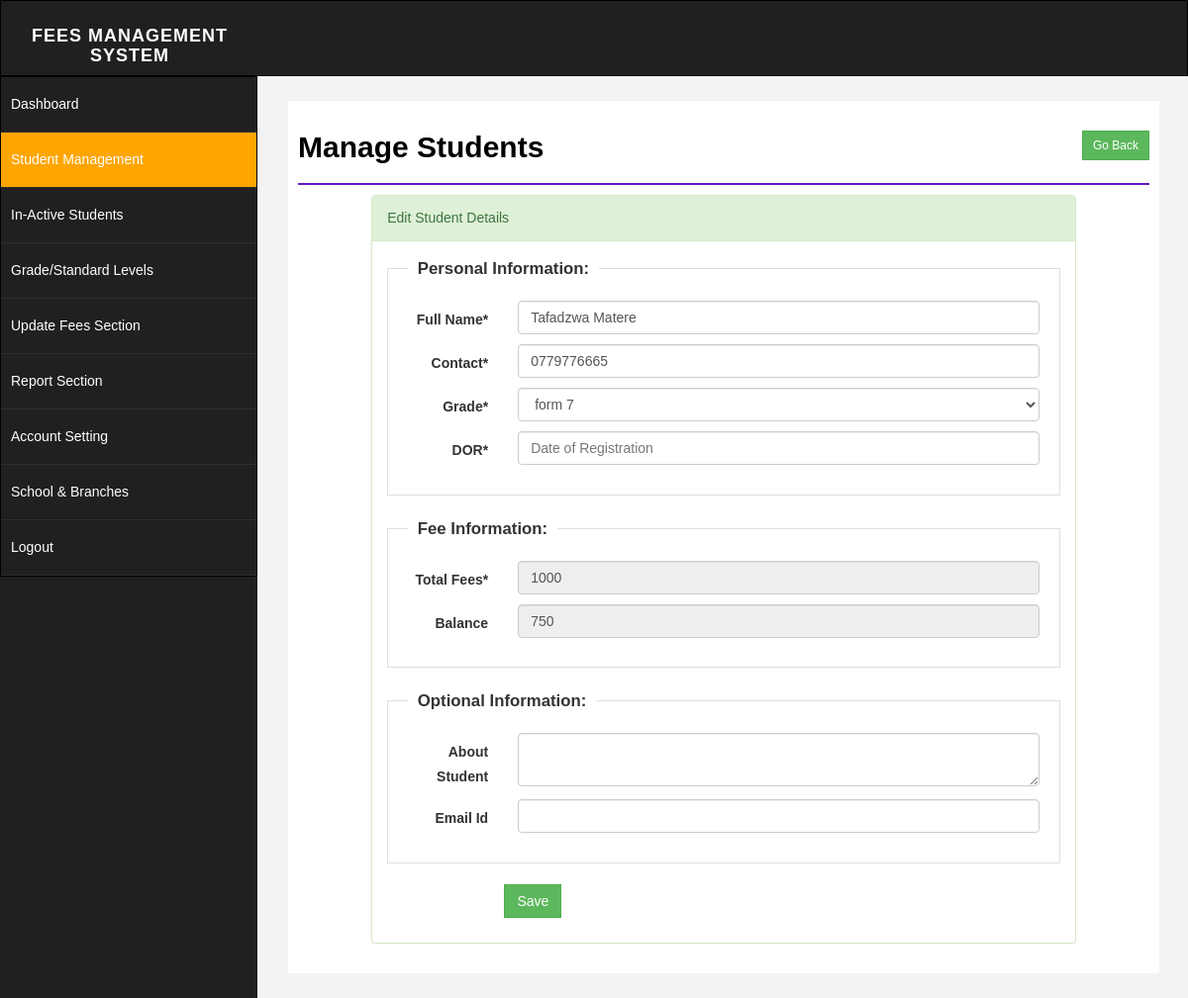
Page /student.php?action=edit&id=6 (signed in) on the committed database.
### tables this page shows
CREATE TABLE `student` (
  `id` int(255) NOT NULL,
  `emailid` varchar(255) NOT NULL,
  `sname` varchar(255) NOT NULL,
  `joindate` datetime NOT NULL,
  `about` text NOT NULL,
  `contact` varchar(255) NOT NULL,
  `fees` int(255) NOT NULL,
  `grade` varchar(255) NOT NULL,
  `balance` int(255) NOT NULL,
  `delete_status` enum('0','1') NOT NULL DEFAULT '0'
);

CREATE TABLE `grade` (
  `id` int(255) NOT NULL,
  `grade` text NOT NULL,
  `detail` text NOT NULL,
  `delete_status` enum('0','1') NOT NULL DEFAULT '0'
);

### student.php (the view, shortened to what this page needs)
<?php $page = "student";
include "php/dbconnect.php";
$emailid = "";
$sname = "";
$contact = "";
$balance = 0;
$fees = "";
$about = "";
$grade = "";
$action = "add";
if (isset($_GET["action"]) && $_GET["action"] == "edit") {
    $id = isset($_GET["id"])
        ? mysqli_real_escape_string($conn, $_GET["id"])
        : "";
    $sqlEdit = $conn->query("SELECT * FROM student WHERE id='" . $id . "'");
    if ($sqlEdit->num_rows) {
        $rowsEdit = $sqlEdit->fetch_assoc();
        extract($rowsEdit);
        $action = "update";
    } else {
        $_GET["action"] = "";
    }
}
?>
<!DOCTYPE html>
<html>
<head>
    <link href="css/bootstrap.css" rel="stylesheet" />
    <link href="css/font-awesome.css" rel="stylesheet" />
    <link href="css/basic.css" rel="stylesheet" />
    <link href="css/custom.css" rel="stylesheet" />
	<link href="css/ui.css" rel="stylesheet" />
	<link href="css/datepicker.css" rel="stylesheet" />
</head>
<?php include "php/header.php"; ?>
        <div id="page-wrapper">
            <div id="page-inner">
                <div class="row">
                    <div class="col-md-12">
                        <h1 class="page-head-line">Manage Students
						<?php echo (isset($_GET["action"]) && @$_GET["action"] == "add") ||
      @$_GET["action"] == "edit"
          ? ' <a href="student.php" class="btn btn-success btn-sm pull-right" style="border-radius:0%">Go Back </a>'
          : '<a href="student.php?action=add" class="btn btn-danger btn-sm pull-right" style="border-radius:0%"><i class="glyphicon glyphicon-plus"></i> Add New Student</a>'; ?>
						</h1>
                    </div>
                </div>
        <?php if (
            (isset($_GET["action"]) && @$_GET["action"] == "add") ||
            @$_GET["action"] == "edit"
        ) { ?>
                <div class="row">
                    <div class="col-sm-10 col-sm-offset-1">
               <div class="panel panel-success">
                        <div class="panel-heading">
                           <?php echo $action == "add"
                               ? "Add Student Details"
                               : "Edit Student Details"; ?>
                        </div>
						<form action="student.php" method="post" id="signupForm1" class="form-horizontal">
                        <div class="panel-body">
						<fieldset class="scheduler-border" >
						 <legend  class="scheduler-border">Personal Information:</legend>
						<div class="form-group">
								<label class="col-sm-2 control-label" for="Old">Full Name* </label>
								<div class="col-sm-10">
									<input type="text" class="form-control" id="sname" name="sname" value="<?php echo $sname; ?>"  />
								</div>
							</div>
						<div class="form-group">
								<label class="col-sm-2 control-label" for="Old">Contact* </label>
								<div class="col-sm-10">
									<input type="text" class="form-control" id="contact" name="contact" value="<?php echo $contact; ?>" maxlength="10" />
								</div>
							</div>
						<div class="form-group">
								<label class="col-sm-2 control-label" for="Old">Grade* </label>
								<div class="col-sm-10">
									<select  class="form-control" id="grade" name="grade" >
                                    <?php
                                    $sql =
                                        "select * from grade where delete_status='0' order by grade.grade asc";
                                    $q = $conn->query($sql);
                                    while ($r = $q->fetch_assoc()) {
                                        echo '<option value="' .
                                            $r["id"] .
                                            '"  ' .
                                            ($grade == $r["id"]
                                                ? 'selected="selected"'
                                                : "") .
                                            ">" .
                                            $r["grade"] .
                                            "</option>";
                                    }
                                    ?>
									</select>
								</div>
						</div>
						<div class="form-group">
								<label class="col-sm-2 control-label" for="Old">DOR* </label>
								<div class="col-sm-10">
									<input type="text" class="form-control" placeholder="Date of Registration" id="joindate" name="joindate" style="background-color: #fff;" readonly />
								</div>
							</div>
						 </fieldset>
							<fieldset class="scheduler-border" >
						 <legend  class="scheduler-border">Fee Information:</legend>
						<div class="form-group">
								<label class="col-sm-2 control-label" for="Old">Total Fees* </label>
								<div class="col-sm-10">
									<input type="text" class="form-control" id="fees" name="fees" value="<?php echo $fees; ?>" <?php echo $action ==
"update"
    ? "disabled"
    : ""; ?>  />
								</div>
						</div>
						<div class="form-group">
								<label class="col-sm-2 control-label" for="Old">Balance </label>
								<div class="col-sm-10">
									<input type="text" class="form-control"  id="balance" name="balance" value="<?php echo $balance; ?>" disabled />
								</div>
						</div>
							</fieldset>
							 <fieldset class="scheduler-border" >
						 <legend  class="scheduler-border">Optional Information:</legend>
							<div class="form-group">
								<label class="col-sm-2 control-label" for="Password">About Student </label>
								<div class="col-sm-10">
	                        <textarea class="form-control" id="about" name="about"><?php echo $about; ?></textarea >
								</div>
							</div>
							<div class="form-group">
								<label class="col-sm-2 control-label" for="Old">Email Id </label>
								<div class="col-sm-10">
									<input type="text" class="form-control" id="emailid" name="emailid" value="<?php echo $emailid; ?>"  />
								</div>
						    </div>
							</fieldset>
						<div class="form-group">
								<div class="col-sm-8 col-sm-offset-2">
									<button type="submit" name="save" class="btn btn-success" style="border-radius:0%">Save </button>
								</div>
							</div>
                         </div>
							</form>
                        </div>
                            </div>
                </div>
		<?php } ?>
            </div>
        </div>
    </div>
</body>
</html>

### css/basic.css (style rules this page uses)
html * { font-family: "Poppins", sans-serif; }
body { font-family: "Open Sans", sans-serif; line-height: 25px; }
#page-wrapper { padding: 15px 15px; min-height: 100px; background: #f3f3f3; }
#page-inner { width: 100%; margin: 10px 20px 10px 1px; background-color: #fff !important; padding: 10px; min-height: 500px; }
.page-head-line { font-size: 30px; color: #000; font-weight: 800; padding-bottom: 20px; border-bottom: 2px solid #6719bd; margin-bottom: 10px; }
@media (min-width: 420px) { #page-wrapper { margin: 0 0 0 260px; padding: 15px 30px; min-height: 120px; } }

### css/custom.css (style rules this page uses)
html * { font-family: "Poppins", sans-serif; }
fieldset.scheduler-border { border: 1px groove #ddd !important; padding: 0 1.4em 1.4em 1.4em !important; margin: 0 0 1.5em 0 !important; -webkit-box-shadow: 0px 0px 0px 0px #000; box-shadow: 0px 0px 0px 0px #000; }
legend.scheduler-border { font-size: 1.2em !important; font-weight: bold !important; text-align: left !important; width: auto; padding: 0 10px; border-bottom: none; }

### rows in the picture
student: sname "Tafadzwa Matere", contact "0779776665", grade "form 7", fees "1000", balance "750"
